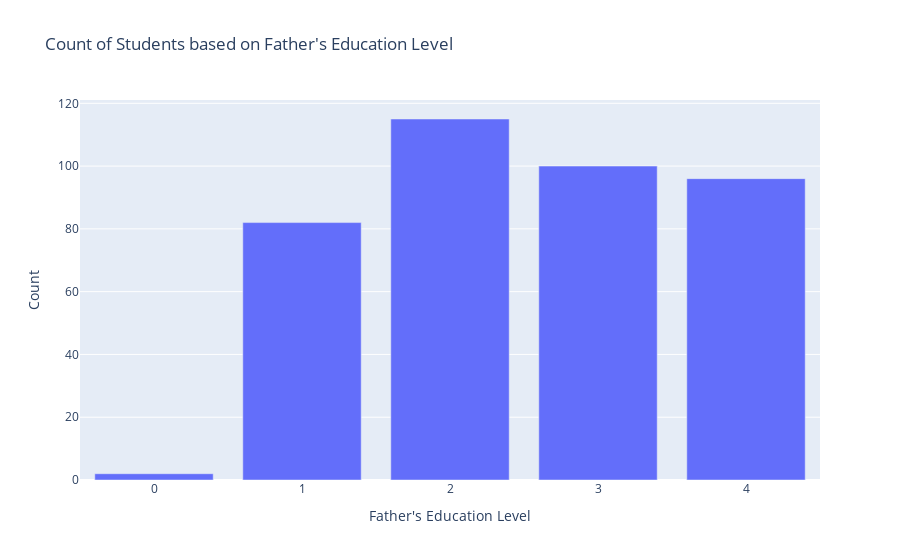

The cell this chart's notebook holds for it:
### Markdown cell above
# Inference:
* The majority of students have fathers with a 'secondary education' Overall, the bar plot provides a clear visual representation of the distribution of students based on their father's education level. It highlights the prevalence of students with fathers having higher education levels.

### Code cell
# Bar Plot: Count of students for each level of father's education
father_education_count = df_math['Fedu'].value_counts().sort_index()
fig = px.bar(x=father_education_count.index, y=father_education_count.values, labels={'x': "Father's Education Level", 'y': 'Count'},
             title="Count of Students based on Father's Education Level")
fig.show()

### Figure 1 — Plotly figure (JSON) as saved in the notebook; plotly's stock layout.template omitted (floating-point values rounded to 4 significant figures)
{"data": [{"alignmentgroup": "True", "hovertemplate": "Father's Education Level=%{x}<br>Count=%{y}<extra></extra>", "legendgroup": "", "marker": {"color": "#636efa", "pattern": {"shape": ""}}, "name": "", "offsetgroup": "", "orientation": "v", "showlegend": false, "textposition": "auto", "type": "bar", "x": [0, 1, 2, 3, 4], "xaxis": "x", "y": [2, 82, 115, 100, 96], "yaxis": "y"}], "layout": {"barmode": "relative", "legend": {"tracegroupgap": 0}, "title": {"text": "Count of Students based on Father's Education Level"}, "xaxis": {"anchor": "y", "domain": [0, 1], "title": {"text": "Father's Education Level"}}, "yaxis": {"anchor": "x", "domain": [0, 1], "title": {"text": "Count"}}}}
